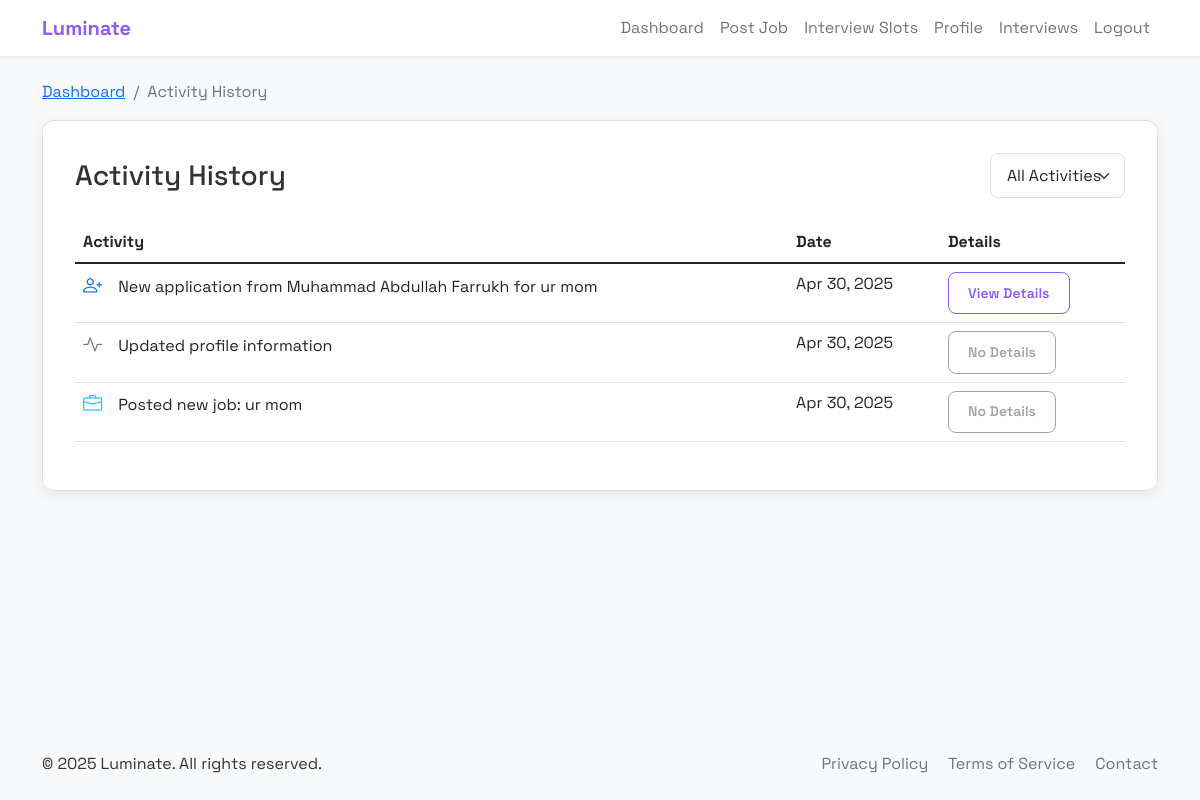
The app's page /all_activities (signed in), older data.
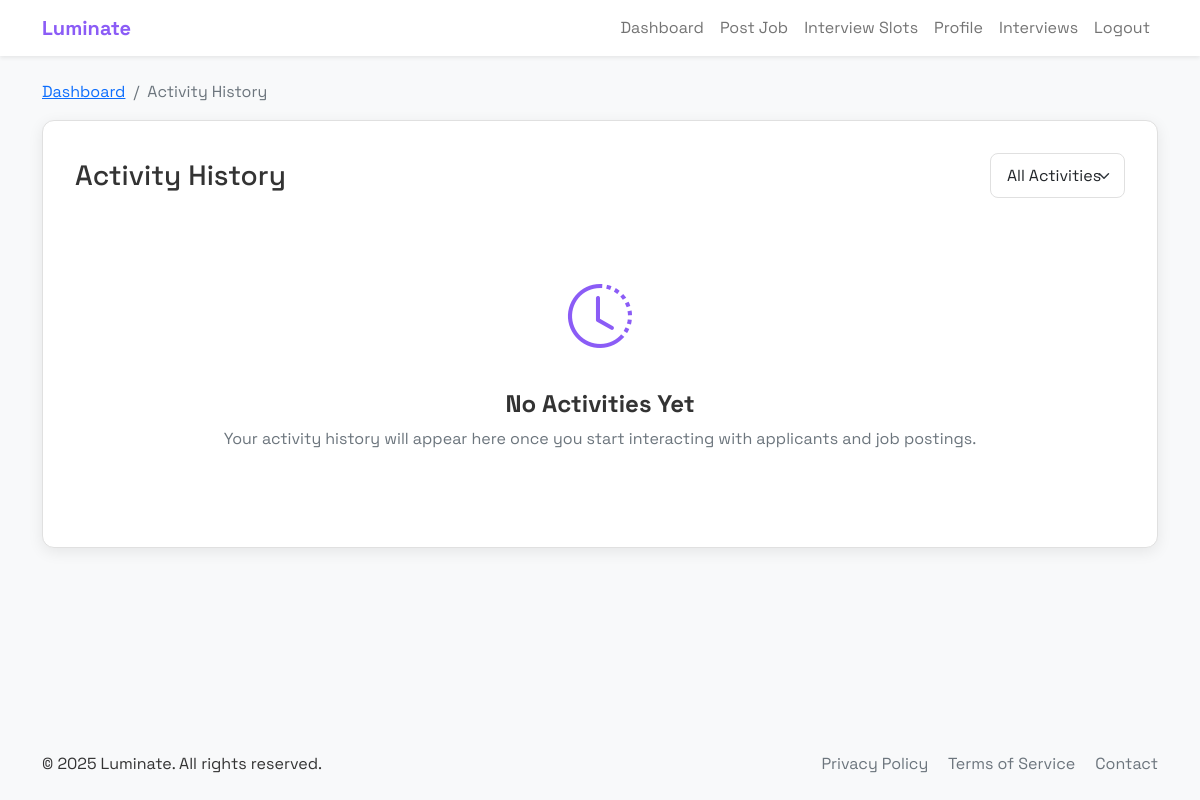
The same page, newer data.
### application.py (models this page shows)
class Activity(db.Model):
    id = db.Column(db.Integer, primary_key=True)
    user_id = db.Column(db.Integer, db.ForeignKey('user.id'), nullable=False)
    job_id = db.Column(db.Integer, db.ForeignKey('job.id'))
    message = db.Column(db.String(200), nullable=False)
    date = db.Column(db.DateTime, default=datetime.utcnow)
    is_read = db.Column(db.Boolean, default=False)

### application.py (the view)
@app.route('/all_activities')
def all_activities():
    if 'user_id' not in session or not session.get('is_employer'):
        flash('Please login as employer', 'danger')
        return redirect(url_for('login'))
    user_id = session['user_id']
    activities = Activity.query.filter_by(user_id=user_id).order_by(Activity.date.desc()).all()
    today = datetime.utcnow()
    return render_template('all_activities.html', activities=activities, today=today)

### templates/all_activities.html (shortened to what this page needs)
{% extends "base.html" %}
{% block content %}
<div class="row mb-4">
    <div class="col-12">
        <nav aria-label="breadcrumb" class="animate-fade-in">
            <ol class="breadcrumb">
                <li class="breadcrumb-item"><a href="{{ url_for('employer_dashboard') }}">Dashboard</a></li>
                <li class="breadcrumb-item active" aria-current="page">Activity History</li>
            </ol>
        </nav>
        <div class="content-card animate-fade-in">
            <div class="d-flex justify-content-between align-items-center mb-4">
                <h1 class="h3 mb-0">Activity History</h1>
                <div>
                    <select class="form-select" id="activityFilter">
                        <option value="all" selected>All Activities</option>
                    </select>
                </div>
            </div>
            {% if activities %}
                <div class="table-responsive">
                    <table class="table table-hover">
                        <thead>
                            <tr>
                                <th>Activity</th>
                                <th>Date</th>
                                <th>Details</th>
                            </tr>
                        </thead>
                        <tbody>
                            {% for activity in activities %}
                                <tr class="activity-row" data-type="{{ activity.type }}">
                                    <td>
                                        <div class="d-flex align-items-center">
                                            {% if 'application' in activity.message.lower() %}
                                                <i class="bi bi-person-plus text-primary me-3" style="font-size: 1.2rem;"></i>
                                            {% elif 'interview' in activity.message.lower() %}
                                                <i class="bi bi-calendar-check text-success me-3" style="font-size: 1.2rem;"></i>
                                            {% elif 'job' in activity.message.lower() %}
                                                <i class="bi bi-briefcase text-info me-3" style="font-size: 1.2rem;"></i>
                                            {% else %}
                                                <i class="bi bi-activity text-secondary me-3" style="font-size: 1.2rem;"></i>
                                            {% endif %}
                                            {{ activity.message }}
                                        </div>
                                    </td>
                                    <td>
                                        {% if activity.date.date() == today %}
                                            Today, {{ activity.date.strftime('%I:%M %p') }}
                                        {% else %}
                                            {{ activity.date.strftime('%b %d, %Y') }}
                                        {% endif %}
                                    </td>
                                    <td>
                                        {% if activity.job_id %}
                                            <a href="{{ url_for('view_applications', job_id=activity.job_id) }}" class="btn btn-sm btn-outline-primary">View Details</a>
                                        {% else %}
                                            <button class="btn btn-sm btn-outline-secondary" disabled>No Details</button>
                                        {% endif %}
                                    </td>
                                </tr>
                            {% endfor %}
                        </tbody>
                    </table>
                </div>
            {% else %}
                <div class="text-center py-5">
                    <div class="mb-4">
                        <i class="bi bi-clock-history text-purple" style="font-size: 4rem;"></i>
                    </div>
                    <h4>No Activities Yet</h4>
                    <p class="text-muted">Your activity history will appear here once you start interacting with applicants and job postings.</p>
                </div>
            {% endif %}
        </div>
    </div>
</div>
{% endblock %}

### templates/base.html (shortened to what this page needs)
<!DOCTYPE html>
<html lang="en">
<head>
    <link href="https://cdn.jsdelivr.net/npm/bootstrap@5.1.3/dist/css/bootstrap.min.css" rel="stylesheet">
    <link rel="stylesheet" href="https://cdn.jsdelivr.net/npm/bootstrap-icons@1.8.1/font/bootstrap-icons.css">
    <link rel="stylesheet" href="{{ url_for('static', filename='css/styles.css') }}">
</head>
<body>
    <nav class="navbar navbar-expand-lg navbar-light bg-white shadow-sm">
        <div class="container">
            <a class="navbar-brand" href="/">
                <span class="fw-bold text-purple">Luminate</span>
            </a>
            <div class="collapse navbar-collapse" id="navbarNav">
                <ul class="navbar-nav ms-auto">
                    {% if session.get('user_id') %}
                        {% if session.get('is_employer') %}
                            <li class="nav-item">
                                <a class="nav-link" href="{{ url_for('employer_dashboard') }}">Dashboard</a>
                            </li>
                            <li class="nav-item">
                                <a class="nav-link" href="{{ url_for('post_job') }}">Post Job</a>
                            </li>
                            <li class="nav-item">
                                <a class="nav-link" href="{{ url_for('manage_slots') }}">Interview Slots</a>
                            </li>
                        {% endif %}
                        <li class="nav-item">
                            <a class="nav-link" href="{{ url_for('profile') }}">Profile</a>
                        </li>
                        <li class="nav-item">
                            <a class="nav-link" href="{{ url_for('interviews') }}">Interviews</a>
                        </li>
                        <li class="nav-item">
                            <a class="nav-link" href="{{ url_for('logout') }}">Logout</a>
                        </li>
                    {% endif %}
                </ul>
            </div>
        </div>
    </nav>
    <div class="container main-content">
        {% block content %}{% endblock %}
    </div>
    <footer class="bg-light py-4 mt-auto">
        <div class="container">
            <div class="row align-items-center">
                <div class="col-md-6">
                    <p class="mb-0">&copy; 2025 Luminate. All rights reserved.</p>
                </div>
                <div class="col-md-6 text-md-end">
                    <a href="#" class="text-decoration-none me-3 text-secondary">Privacy Policy</a>
                    <a href="#" class="text-decoration-none me-3 text-secondary">Terms of Service</a>
                    <a href="#" class="text-decoration-none text-secondary">Contact</a>
                </div>
            </div>
        </div>
    </footer>
</body>
</html>

### static/css/styles.css (style rules this page uses)
:root { --primary-color: #8B5CF6; --primary-hover: #7C3AED; --secondary-color: #64b5f6; --background-color: #f8f9fa; --card-bg: #ffffff; --text-color: #333333; --border-color: #e0e0e0; --shadow: 0 4px 15px rgba(0, 0, 0, 0.08); --shadow-hover: 0 6px 20px rgba(0, 0, 0, 0.1); --border-radius: 12px; --transition: all 0.3s ease; }
body { font-family: 'Space Grotesk', sans-serif; background-color: var(--background-color); color: var(--text-color); margin: 0; padding: 0; display: flex; flex-direction: column; min-height: 100vh; }
h1, h2, h3, h4, h5, h6 { font-weight: 700; }
.main-content { flex: 1; padding-top: 1.5rem; padding-bottom: 3rem; }
.animate-fade-in { opacity: 0; transform: translateY(10px); transition: opacity 0.5s ease, transform 0.5s ease; }
.animate-fade-in.show, .animate-pop-in.show { opacity: 1; transform: translateY(0) scale(1); }
.content-card { background: var(--card-bg); border-radius: var(--border-radius); box-shadow: var(--shadow); padding: 2rem; margin-bottom: 1.5rem; border: 1px solid var(--border-color); transition: var(--transition); }
.form-control, .form-select { border-radius: 8px; padding: 0.6rem 1rem; border: 1px solid var(--border-color); font-family: 'Space Grotesk', sans-serif; transition: var(--transition); }
.text-purple { color: var(--primary-color); }

Row changes from the older to the newer data that the page shows:
removed Activity: message "New application from Muhammad Abdullah Farrukh for ur mom", date "Apr 30, 2025"
removed Activity: message "Updated profile information", date "Apr 30, 2025", shows "No Details"
removed Activity: message "Posted new job: ur mom", date "Apr 30, 2025", shows "No Details"
Text that changed along with them:
text no longer shown: "Activity Date Details"
text now shown: "No Activities Yet Your activity history will appear here once you start interacting with applicants and job postings."
